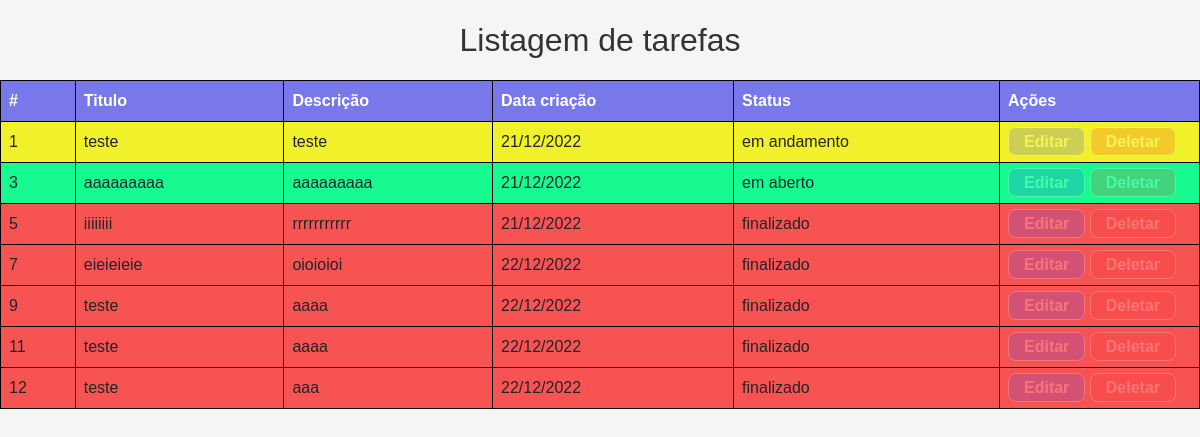
/tarefa/telaListagemTarefas (signed in), run on the app's committed database.
### tables this page shows
CREATE TABLE `tarefas` (
  `id_tarefa` int(11) NOT NULL,
  `titulo` varchar(255) NOT NULL,
  `descricao` text DEFAULT NULL,
  `data_criacao` datetime DEFAULT current_timestamp(),
  `data_conclusao` datetime DEFAULT NULL,
  `concluida` tinyint(1) DEFAULT 0,
  `status` varchar(255) DEFAULT 'em aberto',
  `id_usuario` int(11) NOT NULL,
  `deletado` int(11) DEFAULT 0
);

### app/controller/tarefaController.php (called while the page is built, shortened)
<?php
class Tarefas{
    private $tarefasModel;
    public function __construct(){
        $this->tarefasModel = new TarefasModel();
    }
    public function telaListagem(){
        $tarefas = $this->tarefasModel->listar();
        include 'app/view/tarefa/listagem.php';
    }
}

### app/model/banco.php (called while the page is built)
<?php
class Conexao{
    private $host = 'localhost';
    private $dbname = 'helpdesk';
    private $user = 'root';
    private $pass = '';
    public function conectar(){
        try{
            $conexao = new PDO(
                "mysql:host=$this->host;dbname=$this->dbname",
                "$this->user",
                "$this->pass"
            );
            return $conexao;
        }catch(PDOException $e){
            echo '<p>'.$e->getMessage().'</p>';
        }
    }
}

### app/model/tarefaModel.php (called while the page is built, shortened)
<?php
class TarefasModel extends Conexao{
    public function __construct(){
        $this->conexao = $this->conectar();
    }
    public function listar(){
        $query = "SELECT t.*, date_format(data_criacao,'%d/%m/%Y') as data_criacao_formatada FROM tarefas t WHERE deletado = 0";
        $stmt = $this->conexao->prepare($query);
        $stmt->execute();
        return $stmt->fetchAll(PDO::FETCH_ASSOC);
    }
}

### app/view/tarefa/listagem.php (the view)
<?php
    include "app/view/settings/cabecalho.php";
?>
<header class="header">
    <h1>Listagem de tarefas</h1>
</header>
<main>
    <table>
        <tr>
            <th>#</th>
            <th>Titulo</th>
            <th>Descrição</th>
            <th>Data criação</th>
            <th>Status</th>
            <th>Ações</th>
        </tr>
            <?php foreach ($tarefas as $tarefa) :
                if ($tarefa['status'] === "em andamento"){
                    $class = "andamento";
                } elseif($tarefa['status'] === "em aberto") {
                    $class = "aberto";
                } else {
                    $class = "finalizado";
                }
            ?>
            <tr class="<?= $class; ?>">
                <td><?= $tarefa['id_tarefa'] ?></td>
                <td><?= $tarefa['titulo'] ?></td>
                <td><?= $tarefa['descricao'] ?></td>
                <td><?= $tarefa['data_criacao_formatada'] ?></td>
                <td><?= $tarefa['status'] ?></td>
                <td class="acoes">
                    <a class="editar" href="/helpDesk/tarefa/telaEditarTarefa?id=<?= $tarefa['id_tarefa'] ?>">Editar</a>
                    <a class="deletar" href="/helpDesk/tarefa/deletarTarefa?id=<?= $tarefa['id_tarefa'] ?>">Deletar</a>
                </td>
            </tr>
        <?php endforeach; ?>
    </table>
</main>
<?php
    include "app/view/settings/rodape.php";
?>

### index.php (shortened to what this page needs)
<?php
include 'app/model/banco.php';
include 'app/controller/tarefaController.php';
include 'app/model/tarefaModel.php';
$url = parse_url($_SERVER['REQUEST_URI'], PHP_URL_PATH);
$url = (explode('?', $url))[0];
$tarefas = new Tarefas();
switch ($url) {
    case '/helpDesk/tarefa/telaListagemTarefas':
        $tarefas->telaListagem();
    break;
}

### app/view/settings/cabecalho.php (shortened to what this page needs)
<!DOCTYPE html>
<html lang="pt-br">
<head>
    <link rel="stylesheet" href="https://cdnjs.cloudflare.com/ajax/libs/font-awesome/6.2.1/css/all.min.css">
    <link href="https://cdn.jsdelivr.net/npm/bootstrap@5.3.0-alpha1/dist/css/bootstrap.min.css" rel="stylesheet">
    <link rel="stylesheet" href="<?php echo BASE_URL;?>style/style.css">
</head>
<body>

### app/view/settings/rodape.php
</body>
</html>

### style/style.css (style rules this page uses)
* { margin: 0px; padding: 0px; box-sizing: border-box; font-family: 'Poppins', sans-serif; transition: 1s; }
body { background-color: #f5f5f5; }
.header h1 { font-size: 2rem; color: #333; text-align: center; margin: 1rem 0; }
table { width: 100%; max-width: 1200px; margin: 0 auto; text-align: left; }
table tr, table, table tr th, table tr td { border: 1px solid black; }
table tr th { padding: 0.5rem; background-color: rgb(120, 120, 234); color: #fff; }
table tr td { padding: 0.5rem; }
.aberto { background-color: rgb(23, 250, 144); }
.andamento { background-color: rgb(241, 241, 41); }
.finalizado { background-color: rgb(248, 83, 83); }
.editar { background-color: rgb(61, 76, 248); }
.editar, .deletar { opacity: 0.2; padding: 5px 15px; border-radius: 8px; border: 1px solid white; text-decoration: none; color: white; font-weight: bold; }
.deletar { background-color: rgb(250, 55, 55); }
.acoes { width: 200px; }
.header { text-align: right; padding: 5px; }

### data on the page
tarefas: id_tarefa "1", titulo "teste", descricao "teste", data_criacao_formatada "21/12/2022", status "em andamento"
tarefas: id_tarefa "3", titulo "aaaaaaaaa", descricao "aaaaaaaaa", data_criacao_formatada "21/12/2022", status "em aberto"
tarefas: id_tarefa "5", titulo "iiiiiiii", descricao "rrrrrrrrrrr", data_criacao_formatada "21/12/2022", status "finalizado"
tarefas: id_tarefa "7", titulo "eieieieie", descricao "oioioioi", data_criacao_formatada "22/12/2022", status "finalizado"
tarefas: id_tarefa "9", titulo "teste", descricao "aaaa", data_criacao_formatada "22/12/2022", status "finalizado"
tarefas: id_tarefa "11", titulo "teste", descricao "aaaa", data_criacao_formatada "22/12/2022", status "finalizado"
tarefas: id_tarefa "12", titulo "teste", descricao "aaa", data_criacao_formatada "22/12/2022", status "finalizado"
